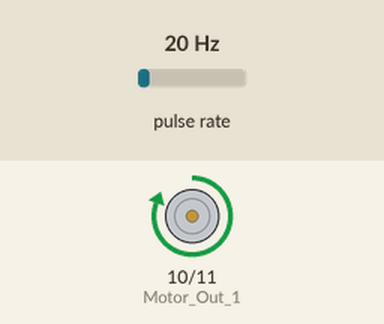
This sketch was run on a simulated Arduino Uno, built with avr-gcc and run on an emulated ATmega328P. On the bench: motor-driver pin pairs drawn as motors (green arrow = first pin HIGH = forward, orange = second pin HIGH = backward, longer = more drive). Wiring (inferred from the names in the program): pulse sensor: data pin 3. Inputs (shaded band) come from the test bench; at power-on: pulse rate 20 Hz.

Above: at 1.2 s.
1.3 s: pulse rate (sensor on pin 3) set to 50 Hz
At 1.65 s:
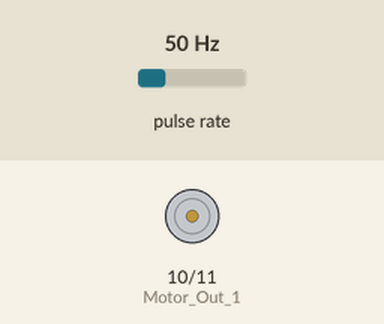
4.3 s: pulse rate (sensor on pin 3) set to 100 Hz
7.3 s: pulse rate (sensor on pin 3) set to 196 Hz
At 17.95 s:
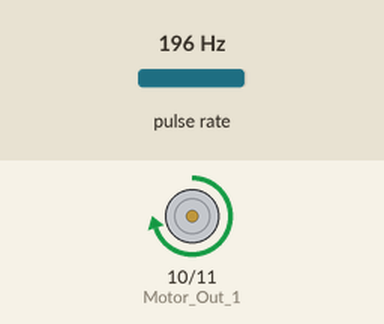
Timing chart, 0 to 26.2 s (numbered marks = the images above; inputs shaded):
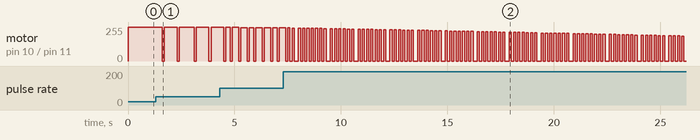

The sketch:

Arduino_Code.ino
```cpp
#include <PID_v1.h>

double Required_RPM ; // will be the desired rpm value
double Current_RPM;
double Output_RPM;

double Kp=0.5, Ki=0.01, Kd=70; //PID parameters
float Total_Distance_Travelled = 0;
float Total_Revolutions = 0;
float Remaining_Distance = 1050;
float Remaining_Time = 0;
// Motor encoder output pulse per rotation (change as required)
#define ENC_COUNT_REV 374

// Encoder output to Arduino Interrupt pin
#define ENC_IN 3

// Hbridge connections to pin 10 and 11
#define Motor_Out_1 10
#define Motor_Out_2 11

// Pulse count from encoder
volatile long encoderValue = 0;

//create PID instance
PID myPID(&Current_RPM, &Output_RPM, &Required_RPM, Kp, Ki, Kd, DIRECT);


void setup()
{
  // Set encoder as input with internal pullup
  pinMode(ENC_IN, INPUT_PULLUP);

  // Set Motor connections as outputs
  pinMode(Motor_Out_1, OUTPUT);
  pinMode(Motor_Out_2, OUTPUT);

  Output_RPM = 1500;
  analogWrite(Motor_Out_1, 255); //a value of 255 corresponds to 1500 rpm
  analogWrite(Motor_Out_2, 0); //Forward Motoring
  //Turn the PID on

  myPID.SetMode(AUTOMATIC);
  //Adjust PID values
  myPID.SetTunings(Kp, Ki, Kd);

  // Attach interrupt
  attachInterrupt(digitalPinToInterrupt(ENC_IN), updateEncoder, RISING);
}

void loop()
{
  Current_RPM = (encoderValue * 60 / ENC_COUNT_REV);
  Total_Revolutions = encoderValue / ENC_COUNT_REV;

  Current_RPM = map(Current_RPM, 0, 1500, 0, 255);  // photo senor is set on analog pin 5/
  Total_Distance_Travelled = Total_Revolutions * 44; //44cm is the distance covered per revolution
  Remaining_Distance = 1050 - Total_Distance_Travelled;
  Remaining_Time = 1300 - millis();
  Required_RPM = (Remaining_Distance / (Remaining_Time * 44))* 60;
  //PID calculation
  myPID.Compute();
  if (Required_RPM>0)
  {
    analogWrite(Motor_Out_1, Output_RPM);
    analogWrite(Motor_Out_2, 0); //forward motoring
  }
  else {
    analogWrite(Motor_Out_1, 0);
    analogWrite(Motor_Out_2, Output_RPM); //reversemotoring
  }


}

void updateEncoder()
{
  // Increment value for each pulse from encoder
  encoderValue++;
}
```
